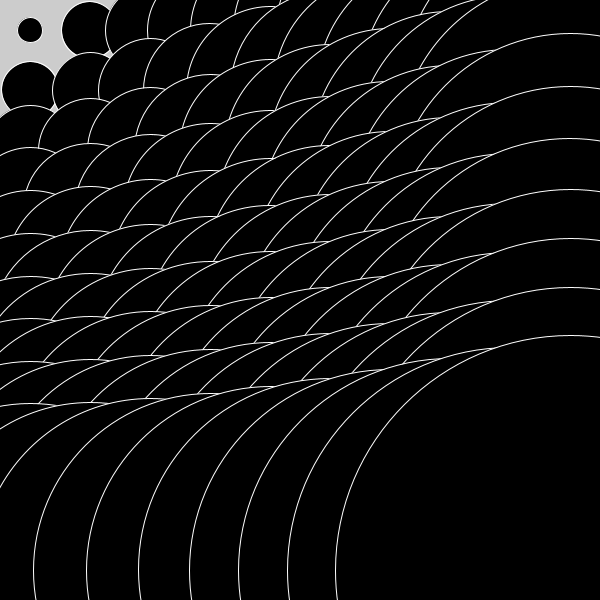
Frame 1 (no input)
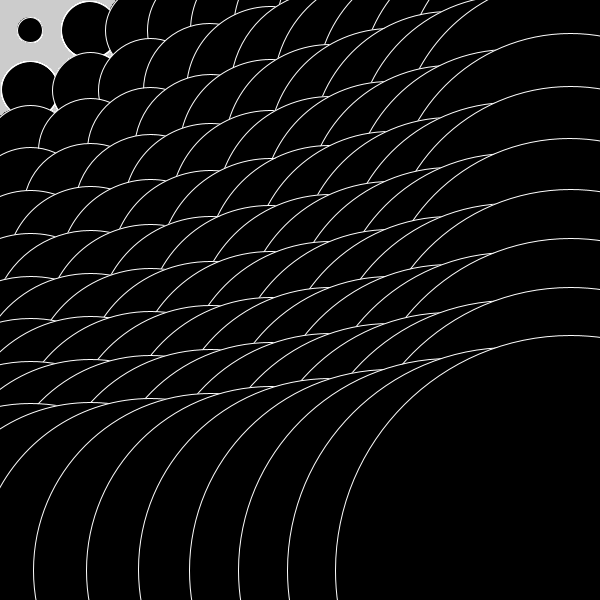
Frame 60 (the mouse pressed at the canvas centre just before this capture)
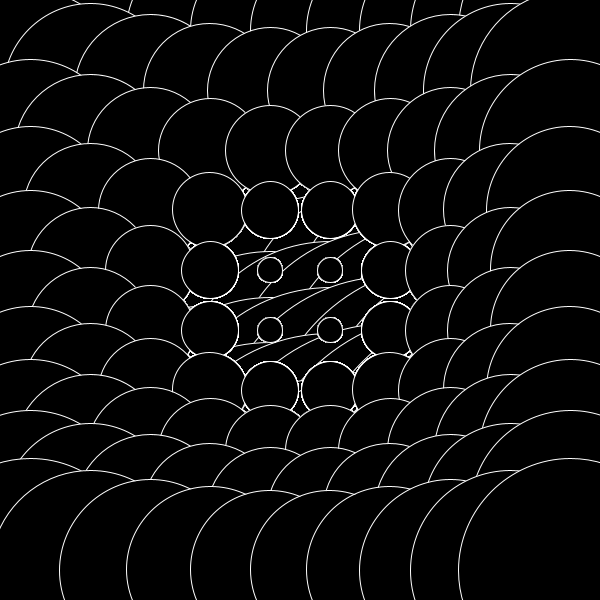
Frame 120 (the mouse held since frame 60 and released just before this capture)

The Processing sketch that drew these frames (run headless with seeded random() and noise(); from frame 60 on, the mouse is pressed at the canvas centre):

// Processing sketch: ForLoopExample
// ── ForLoopExample.pde
/****************

For loop example by
Caitlin Morris. Available here:
http://www.openprocessing.org/sketch/30964

****************/

void setup(){
  size(600,600);
}
 
void draw(){
  stroke(255,255,255);
  fill(0,0,0);
  for(int i=30; i<height; i+=60){
    for(int j=30; j<width; j+=60){
      float distance = dist(j,i,mouseX,mouseY);
      float radius = map(distance,0,50,1,30);
      ellipse(j,i,radius, radius);
    }
  }
}
